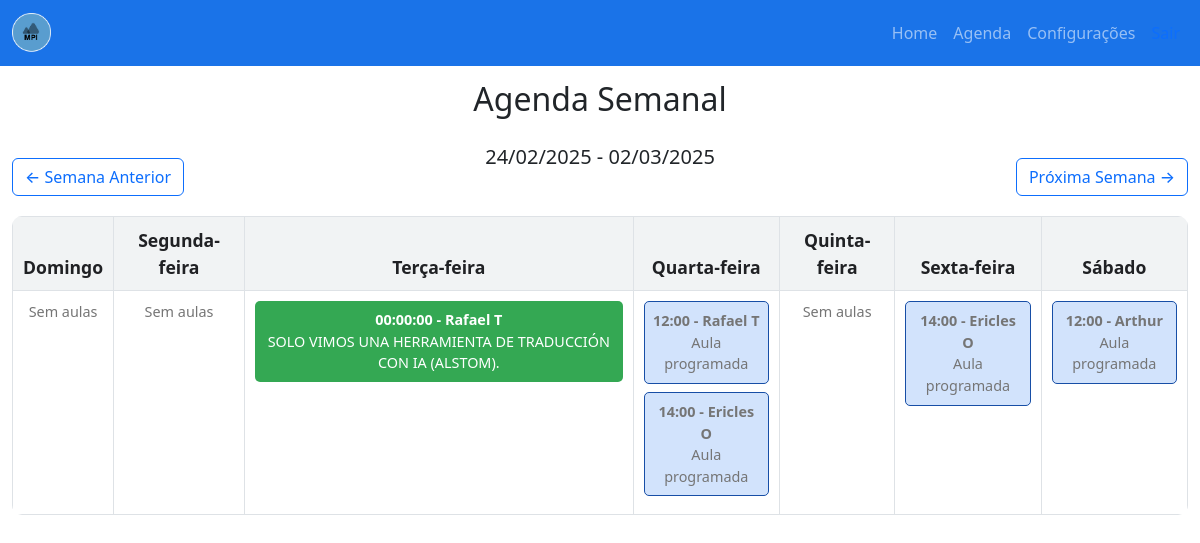
/agenda.php?semana=-2 (signed in), run on the app's committed database.
### tables this page shows
CREATE TABLE `aulas` (
  `AulaId` int(11) NOT NULL,
  `TurmaId` int(11) NOT NULL,
  `ProfId` int(11) NOT NULL,
  `DataAula` date NOT NULL,
  `Conteudo` text NOT NULL,
  `HoraInicio` time NOT NULL DEFAULT '00:00:00'
);

CREATE TABLE `turmas` (
  `TurmaId` int(11) NOT NULL,
  `TurmaNome` varchar(100) NOT NULL,
  `ProfId` int(11) NOT NULL,
  `DiasSemana` varchar(255) NOT NULL,
  `Horarios` text NOT NULL,
  `TurmaReuniao` varchar(255) DEFAULT NULL
);

### agenda.php (the view, shortened to what this page needs)
<?php
require('scripts/conectaBanco.php');
$profId = $_SESSION['UsuarioId'];
$semanaOffset = isset($_GET['semana']) ? intval($_GET['semana']) : 0;
$dataInicioSemana = date("Y-m-d", strtotime("monday $semanaOffset week", strtotime("today")));
$dataFimSemana = date("Y-m-d", strtotime("$dataInicioSemana +6 days"));
$diasSemana = ["Domingo", "Segunda-feira", "Terça-feira", "Quarta-feira", "Quinta-feira", "Sexta-feira", "Sábado"];
$sqlAulasDadas = "
    SELECT A.DataAula, A.HoraInicio, A.Conteudo, T.TurmaNome, P.Presente
    FROM Aulas A
    JOIN Turmas T ON A.TurmaId = T.TurmaId
    LEFT JOIN Presencas P ON A.AulaId = P.AulaId
    WHERE T.ProfId = ? AND A.DataAula BETWEEN ? AND ?
    ORDER BY A.DataAula, A.HoraInicio";
$stmtAulasDadas = $conexao->prepare($sqlAulasDadas);
$stmtAulasDadas->execute([$profId, $dataInicioSemana, $dataFimSemana]);
$aulasDadas = $stmtAulasDadas->fetchAll(PDO::FETCH_ASSOC);
$sqlTurmas = "SELECT TurmaId, TurmaNome, DiasSemana, Horarios FROM Turmas WHERE ProfId = ?";
$stmtTurmas = $conexao->prepare($sqlTurmas);
$stmtTurmas->execute([$profId]);
$turmas = $stmtTurmas->fetchAll(PDO::FETCH_ASSOC);
$aulasProgramadas = [];
foreach ($turmas as $turma) {
    $diasTurma = explode(', ', $turma['DiasSemana']);
    $horarios = json_decode($turma['Horarios'], true) ?: [];
    foreach ($diasTurma as $dia) {
        $indice = array_search($dia, $diasSemana);
        if ($indice !== false) {
            $dataAula = date("Y-m-d", strtotime("$dataInicioSemana +$indice days"));
            $horarioAula = isset($horarios[$dia]) ? $horarios[$dia] : 'Horário indefinido';
            $aulasProgramadas[] = [
                'DataAula' => $dataAula,
                'HoraInicio' => $horarioAula,
                'Conteudo' => 'Aula programada',
                'TurmaNome' => $turma['TurmaNome']
            ];
        }
    }
}
$aulas = array_merge($aulasDadas, $aulasProgramadas);
usort($aulas, function ($a, $b) {
    return strtotime($a['DataAula'] . ' ' . $a['HoraInicio']) - strtotime($b['DataAula'] . ' ' . $b['HoraInicio']);
});
$agendaSemana = [];
foreach ($aulas as $aula) {
    $agendaSemana[$aula['DataAula']][] = $aula;
}
?>
<!DOCTYPE html>
<html lang="pt-BR">
<head>
    <link href="https://cdn.jsdelivr.net/npm/bootstrap@5.3.3/dist/css/bootstrap.min.css" rel="stylesheet">
    <link rel="stylesheet" href="styles/agenda.css">
</head>
<body>
<nav class="navbar navbar-expand-lg navbar-dark fixed-top">
    <div class="container">
        <a class="navbar-brand" href="home.php">
            <img src="img/MPI.REDONDO.png" alt="Logo MPI">
        </a>
        <div class="collapse navbar-collapse" id="navbarNav">
            <ul class="navbar-nav ms-auto">
                <li class="nav-item"><a class="nav-link" href="home.php">Home</a></li>
                <li class="nav-item"><a class="nav-link" href="agenda.php">Agenda</a></li>
                <li class="nav-item"><a class="nav-link" href="#">Configurações</a></li>
                <li class="nav-item"><a class="nav-link btn btn-light text-primary" href="scripts/logOff.php">Sair</a></li>
            </ul>
        </div>
    </div>
</nav>
<div class="container mt-5">
    <h2 class="text-center">Agenda Semanal</h2>
    <div class="d-flex justify-content-between align-items-center mb-3">
        <a href="?semana=<?= $semanaOffset - 1; ?>" class="btn btn-outline-primary">← Semana Anterior</a>
        <h5 class="text-center">
            <?= date("d/m/Y", strtotime($dataInicioSemana)) . " - " . date("d/m/Y", strtotime($dataFimSemana)); ?>
        </h5>
        <a href="?semana=<?= $semanaOffset + 1; ?>" class="btn btn-outline-primary">Próxima Semana →</a>
    </div>
    <div class="agenda-container">
        <table class="table table-bordered">
            <thead>
                <tr>
                    <?php foreach ($diasSemana as $dia): ?>
                        <th class="text-center"><?= $dia; ?></th>
                    <?php endforeach; ?>
                </tr>
            </thead>
            <tbody>
                <tr>
                    <?php foreach ($diasSemana as $indice => $dia): ?>
                        <td class="agenda-dia">
                            <?php
                            $data = date("Y-m-d", strtotime("$dataInicioSemana +$indice days"));
                            if (isset($agendaSemana[$data])):
                                foreach ($agendaSemana[$data] as $aula):
                                    $classeCor = ($aula['Conteudo'] === 'Aula programada') ? 'bg-light text-muted' :
                                                 (($aula['Presente'] == '0') ? 'bg-danger text-white' : 'bg-success text-white');
                                    ?>
                                    <div class="agenda-aula <?= $classeCor; ?>">
                                        <strong><?= $aula['HoraInicio']; ?> - <?= $aula['TurmaNome']; ?></strong><br>
                                        <?= $aula['Conteudo']; ?>
                                    </div>
                                <?php endforeach;
                            else:
                                echo "<p class='text-muted'>Sem aulas</p>";
                            endif;
                            ?>
                        </td>
                    <?php endforeach; ?>
                </tr>
            </tbody>
        </table>
    </div>
</div>
</body>
</html>

### styles/agenda.css (style rules this page uses)
.navbar { background-color: #1a73e8; }
.navbar-brand img { height: 40px; }
.container { max-width: 1200px; }
h2 { margin-top: 5rem; }
.d-flex.justify-content-between a { margin: 2rem 0 0 0; font-size: 1rem; font-weight: 500; }
.agenda-container { margin-top: 20px; }
.table { background: white; border-radius: 10px; overflow: hidden; }
.table th { background: #f1f3f4; color: #202124; text-align: center; padding: 10px; font-size: 1.1rem; }
.table td { height: 120px; vertical-align: top; padding: 10px; font-size: 0.95rem; }
.agenda-aula { padding: 8px; border-radius: 5px; margin-bottom: 8px; font-size: 0.9rem; text-align: center; }
.bg-success { background: #34a853 !important; color: white !important; }
.bg-light { background: #d2e3fc !important; color: #174ea6 !important; border: 1px solid #174ea6; }
.text-muted { color: #757575 !important; font-size: 0.9rem; text-align: center; }

### data on the page
aulas: HoraInicio "00:00:00", TurmaId.TurmaNome "Rafael T", Conteudo "SOLO VIMOS UNA HERRAMIENTA DE TRADUCCIÓN CON IA (ALSTOM)."

### other printed values
date("d/m/Y", strtotime($dataInicioSemana)) "24/02/2025"
date("d/m/Y", strtotime($dataFimSemana)) "02/03/2025"
$dia "Domingo"
$dia "Segunda-feira"
$dia "Terça-feira"
$dia "Quarta-feira"
$dia "Quinta-feira"
$dia "Sexta-feira"
$dia "Sábado"
$aula['HoraInicio'] "12:00"
$aula['TurmaNome'] "Rafael T"
$aula['Conteudo'] "Aula programada"
$aula['HoraInicio'] "14:00"
$aula['TurmaNome'] "Ericles O"
$aula['TurmaNome'] "Arthur"
